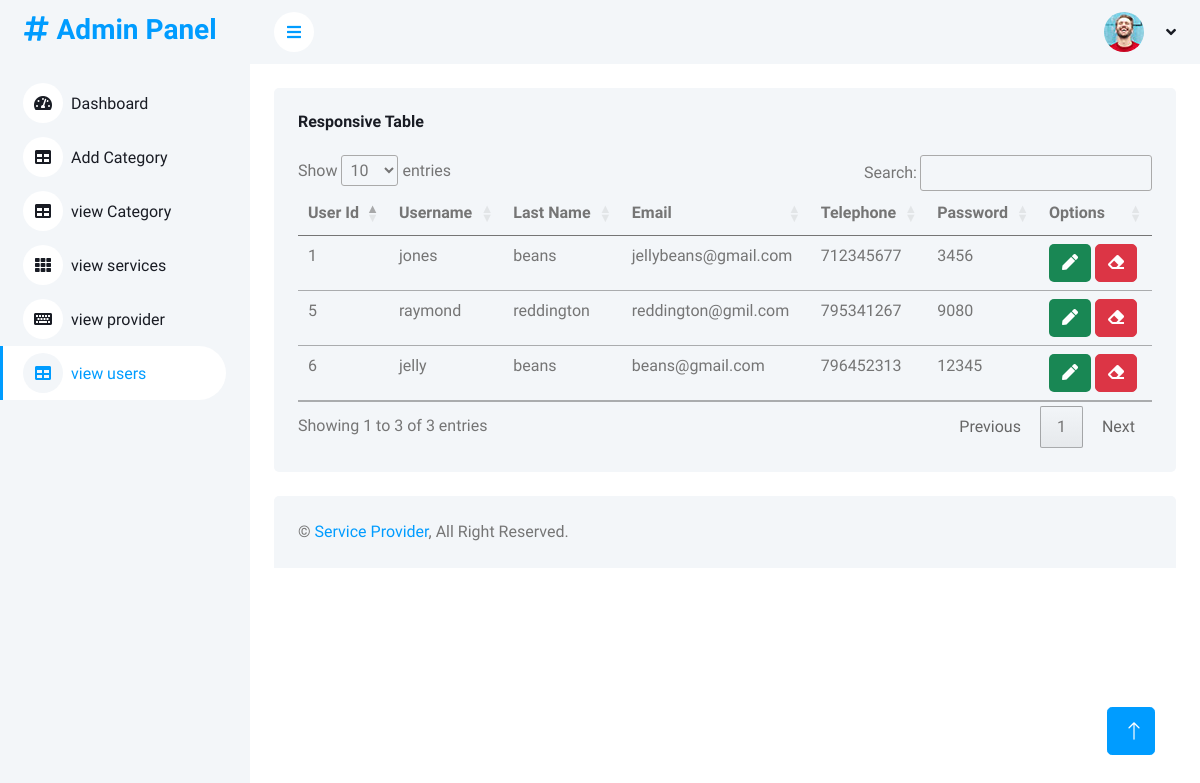
Screenshot of /admin/user.php with the database file from the repository.
### tables this page shows
CREATE TABLE IF NOT EXISTS `users` (
  `user_id` int(11) NOT NULL AUTO_INCREMENT,
  `username` varchar(100) NOT NULL,
  `lastname` varchar(100) NOT NULL,
  `email` varchar(100) NOT NULL,
  `telephone` int(11) NOT NULL,
  `password` varchar(100) NOT NULL,
  PRIMARY KEY (`user_id`)
);

### admin/user.php (the view, shortened to what this page needs)
<!DOCTYPE html>
<html lang="en">
<head>
</head>
<body>
        <?php include "sidebar.php";?>
            <div class="container-fluid pt-4 px-4">
                <div class="row g-4">
                    <div class="col-12">
                        <div class="bg-light rounded h-100 p-4">
                            <h6 class="mb-4">Responsive Table</h6>
                            <div class="table-responsive">
                                <table class="table" id="user-data">
                                    <thead>
                                        <tr>
                                            <th scope="col">User Id</th>
                                            <th scope="col">Username</th>
                                            <th scope="col">Last Name</th>
                                            <th scope="col">Email</th>
                                            <th scope="col">Telephone</th>
                                            <th scope="col">Password</th>
                                            <th scope="col">Options</th>
                                        </tr>
                                    </thead>
                                    <tbody>
                                    <?php
                                        $sql_query = "SELECT * FROM users";
                                        $submit_query = mysqli_query($conn, $sql_query);
                                        mysqli_num_rows($submit_query);
                                        while($row = mysqli_fetch_array($submit_query)){
                                            ?>
                                            <tr>
                                                <td><?php echo $row["user_id"]?></td>
                                                <td><?php echo $row['username']?></td>
                                                <td><?php echo $row['lastname']?></td>
                                                <td><?php echo $row['email']?></td>
                                                <td><?php echo $row['telephone']?></td>
                                                <td><?php echo $row['password']?></td>
                                                <td>
                                                    <button class='btn bg-success edit-btn'><i class="fa fa-pen text-white"></i></button>
                                                    <button type="submit" class="btn btn-danger delete-user" value="<?= $row["user_id"]?>"><i class="fa fa-eraser text-white"></i></button>
                                                </td>
                                            </tr>
                                        <?php
                                        }
                                        ?>
                                    </tbody>
                                </table>
                            </div>
                        </div>
                    </div>
                </div>
            </div>
            <?php include "footer.php";?>
        <a href="#" class="btn btn-lg btn-primary btn-lg-square back-to-top"><i class="bi bi-arrow-up"></i></a>
    </div>
</body>
</html>

### css/style.css (style rules this page uses)
:root { --primary: #009CFF; --light: #F3F6F9; --dark: #191C24; }
.back-to-top { position: fixed; display: none; right: 45px; bottom: 45px; z-index: 99; }
.btn { transition: .5s; }
.btn.btn-primary { color: #FFFFFF; }
.btn-lg-square { width: 48px; height: 48px; }
.btn-square, .btn-sm-square, .btn-lg-square { padding: 0; display: inline-flex; align-items: center; justify-content: center; font-weight: normal; border-radius: 50px; }

### rows the page displays
users: user_id "1", username "jones", lastname "beans", email "jellybeans@gmail.com", telephone "712345677", password "3456"
users: user_id "5", username "raymond", lastname "reddington", email "reddington@gmil.com", telephone "795341267", password "9080"
users: user_id "6", username "jelly", lastname "beans", email "beans@gmail.com", telephone "796452313", password "12345"
